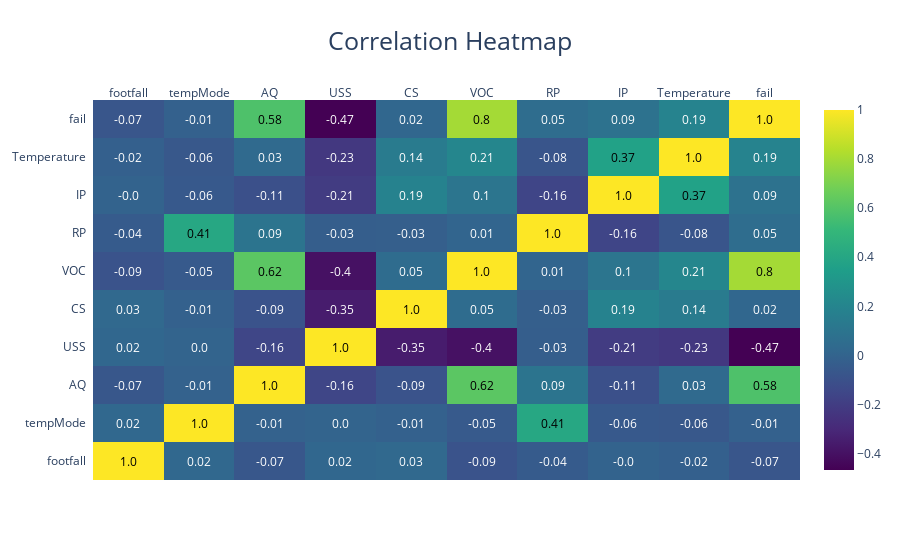

This figure's notebook cell:
### Code cell
# Correlation Heatmap
corr = data.corr()
fig = ff.create_annotated_heatmap(
    z=corr.values,
    x=list(corr.columns),
    y=list(corr.index),
    annotation_text=corr.round(2).values,
    showscale=True,
    colorscale='Viridis')
fig.update_layout(title_text='Correlation Heatmap', title_font=dict(size=25), title_x=0.5)
fig.show()

### Figure 1 — Plotly figure (JSON) as saved in the notebook; plotly's stock layout.template omitted (floating-point values rounded to 4 significant figures)
{"data": [{"colorscale": [[0, "#440154"], [0.1111, "#482878"], [0.2222, "#3e4989"], [0.3333, "#31688e"], [0.4444, "#26828e"], [0.5556, "#1f9e89"], [0.6667, "#35b779"], [0.7778, "#6ece58"], [0.8889, "#b5de2b"], [1, "#fde725"]], "reversescale": false, "showscale": true, "type": "heatmap", "x": ["footfall", "tempMode", "AQ", "USS", "CS", "VOC", "RP", "IP", "Temperature", "fail"], "y": ["footfall", "tempMode", "AQ", "USS", "CS", "VOC", "RP", "IP", "Temperature", "fail"], "z": [[1, 0.02046, -0.06582, 0.01945, 0.02564, -0.08959, -0.04372, -0.003869, -0.01801, -0.07307], [0.02046, 1, -0.01086, 0.002142, -0.01396, -0.05237, 0.4088, -0.05811, -0.06257, -0.01446], [-0.06582, -0.01086, 1, -0.1569, -0.09001, 0.6186, 0.09466, -0.1059, 0.03433, 0.5832], [0.01945, 0.002142, -0.1569, 1, -0.3529, -0.3995, -0.03255, -0.2064, -0.2251, -0.4666], [0.02564, -0.01396, -0.09001, -0.3529, 1, 0.04804, -0.02697, 0.1857, 0.144, 0.01885], [-0.08959, -0.05237, 0.6186, -0.3995, 0.04804, 1, 0.008023, 0.1036, 0.209, 0.7973], [-0.04372, 0.4088, 0.09466, -0.03255, -0.02697, 0.008023, 1, -0.1588, -0.0785, 0.05367], [-0.003869, -0.05811, -0.1059, -0.2064, 0.1857, 0.1036, -0.1588, 1, 0.3728, 0.08562], [-0.01801, -0.06257, 0.03433, -0.2251, 0.144, 0.209, -0.0785, 0.3728, 1, 0.1903], [-0.07307, -0.01446, 0.5832, -0.4666, 0.01885, 0.7973, 0.05367, 0.08562, 0.1903, 1]]}], "layout": {"annotations": [{"font": {"color": "#000000"}, "showarrow": false, "text": "1.0", "x": "footfall", "xref": "x", "y": "footfall", "yref": "y"}, {"font": {"color": "#FFFFFF"}, "showarrow": false, "text": "0.02", "x": "tempMode", "xref": "x", "y": "footfall", "yref": "y"}, {"font": {"color": "#FFFFFF"}, "showarrow": false, "text": "-0.07", "x": "AQ", "xref": "x", "y": "footfall", "yref": "y"}, {"font": {"color": "#FFFFFF"}, "showarrow": false, "text": "0.02", "x": "USS", "xref": "x", "y": "footfall", "yref": "y"}, {"font": {"color": "#FFFFFF"}, "showarrow": false, "text": "0.03", "x": "CS", "xref": "x", "y": "footfall", "yref": "y"}, {"font": {"color": "#FFFFFF"}, "showarrow": false, "text": "-0.09", "x": "VOC", "xref": "x", "y": "footfall", "yref": "y"}, {"font": {"color": "#FFFFFF"}, "showarrow": false, "text": "-0.04", "x": "RP", "xref": "x", "y": "footfall", "yref": "y"}, {"font": {"color": "#FFFFFF"}, "showarrow": false, "text": "-0.0", "x": "IP", "xref": "x", "y": "footfall", "yref": "y"}, {"font": {"color": "#FFFFFF"}, "showarrow": false, "text": "-0.02", "x": "Temperature", "xref": "x", "y": "footfall", "yref": "y"}, {"font": {"color": "#FFFFFF"}, "showarrow": false, "text": "-0.07", "x": "fail", "xref": "x", "y": "footfall", "yref": "y"}, {"font": {"color": "#FFFFFF"}, "showarrow": false, "text": "0.02", "x": "footfall", "xref": "x", "y": "tempMode", "yref": "y"}, {"font": {"color": "#000000"}, "showarrow": false, "text": "1.0", "x": "tempMode", "xref": "x", "y": "tempMode", "yref": "y"}, {"font": {"color": "#FFFFFF"}, "showarrow": false, "text": "-0.01", "x": "AQ", "xref": "x", "y": "tempMode", "yref": "y"}, {"font": {"color": "#FFFFFF"}, "showarrow": false, "text": "0.0", "x": "USS", "xref": "x", "y": "tempMode", "yref": "y"}, {"font": {"color": "#FFFFFF"}, "showarrow": false, "text": "-0.01", "x": "CS", "xref": "x", "y": "tempMode", "yref": "y"}, {"font": {"color": "#FFFFFF"}, "showarrow": false, "text": "-0.05", "x": "VOC", "xref": "x", "y": "tempMode", "yref": "y"}, {"font": {"color": "#000000"}, "showarrow": false, "text": "0.41", "x": "RP", "xref": "x", "y": "tempMode", "yref": "y"}, {"font": {"color": "#FFFFFF"}, "showarrow": false, "text": "-0.06", "x": "IP", "xref": "x", "y": "tempMode", "yref": "y"}, {"font": {"color": "#FFFFFF"}, "showarrow": false, "text": "-0.06", "x": "Temperature", "xref": "x", "y": "tempMode", "yref": "y"}, {"font": {"color": "#FFFFFF"}, "showarrow": false, "text": "-0.01", "x": "fail", "xref": "x", "y": "tempMode", "yref": "y"}, {"font": {"color": "#FFFFFF"}, "showarrow": false, "text": "-0.07", "x": "footfall", "xref": "x", "y": "AQ", "yref": "y"}, {"font": {"color": "#FFFFFF"}, "showarrow": false, "text": "-0.01", "x": "tempMode", "xref": "x", "y": "AQ", "yref": "y"}, {"font": {"color": "#000000"}, "showarrow": false, "text": "1.0", "x": "AQ", "xref": "x", "y": "AQ", "yref": "y"}, {"font": {"color": "#FFFFFF"}, "showarrow": false, "text": "-0.16", "x": "USS", "xref": "x", "y": "AQ", "yref": "y"}, {"font": {"color": "#FFFFFF"}, "showarrow": false, "text": "-0.09", "x": "CS", "xref": "x", "y": "AQ", "yref": "y"}, {"font": {"color": "#000000"}, "showarrow": false, "text": "0.62", "x": "VOC", "xref": "x", "y": "AQ", "yref": "y"}, {"font": {"color": "#FFFFFF"}, "showarrow": false, "text": "0.09", "x": "RP", "xref": "x", "y": "AQ", "yref": "y"}, {"font": {"color": "#FFFFFF"}, "showarrow": false, "text": "-0.11", "x": "IP", "xref": "x", "y": "AQ", "yref": "y"}, {"font": {"color": "#FFFFFF"}, "showarrow": false, "text": "0.03", "x": "Temperature", "xref": "x", "y": "AQ", "yref": "y"}, {"font": {"color": "#000000"}, "showarrow": false, "text": "0.58", "x": "fail", "xref": "x", "y": "AQ", "yref": "y"}, {"font": {"color": "#FFFFFF"}, "showarrow": false, "text": "0.02", "x": "footfall", "xref": "x", "y": "USS", "yref": "y"}, {"font": {"color": "#FFFFFF"}, "showarrow": false, "text": "0.0", "x": "tempMode", "xref": "x", "y": "USS", "yref": "y"}, {"font": {"color": "#FFFFFF"}, "showarrow": false, "text": "-0.16", "x": "AQ", "xref": "x", "y": "USS", "yref": "y"}, {"font": {"color": "#000000"}, "showarrow": false, "text": "1.0", "x": "USS", "xref": "x", "y": "USS", "yref": "y"}, {"font": {"color": "#FFFFFF"}, "showarrow": false, "text": "-0.35", "x": "CS", "xref": "x", "y": "USS", "yref": "y"}, {"font": {"color": "#FFFFFF"}, "showarrow": false, "text": "-0.4", "x": "VOC", "xref": "x", "y": "USS", "yref": "y"}, {"font": {"color": "#FFFFFF"}, "showarrow": false, "text": "-0.03", "x": "RP", "xref": "x", "y": "USS", "yref": "y"}, {"font": {"color": "#FFFFFF"}, "showarrow": false, "text": "-0.21", "x": "IP", "xref": "x", "y": "USS", "yref": "y"}, {"font": {"color": "#FFFFFF"}, "showarrow": false, "text": "-0.23", "x": "Temperature", "xref": "x", "y": "USS", "yref": "y"}, {"font": {"color": "#FFFFFF"}, "showarrow": false, "text": "-0.47", "x": "fail", "xref": "x", "y": "USS", "yref": "y"}, {"font": {"color": "#FFFFFF"}, "showarrow": false, "text": "0.03", "x": "footfall", "xref": "x", "y": "CS", "yref": "y"}, {"font": {"color": "#FFFFFF"}, "showarrow": false, "text": "-0.01", "x": "tempMode", "xref": "x", "y": "CS", "yref": "y"}, {"font": {"color": "#FFFFFF"}, "showarrow": false, "text": "-0.09", "x": "AQ", "xref": "x", "y": "CS", "yref": "y"}, {"font": {"color": "#FFFFFF"}, "showarrow": false, "text": "-0.35", "x": "USS", "xref": "x", "y": "CS", "yref": "y"}, {"font": {"color": "#000000"}, "showarrow": false, "text": "1.0", "x": "CS", "xref": "x", "y": "CS", "yref": "y"}, {"font": {"color": "#FFFFFF"}, "showarrow": false, "text": "0.05", "x": "VOC", "xref": "x", "y": "CS", "yref": "y"}, {"font": {"color": "#FFFFFF"}, "showarrow": false, "text": "-0.03", "x": "RP", "xref": "x", "y": "CS", "yref": "y"}, {"font": {"color": "#FFFFFF"}, "showarrow": false, "text": "0.19", "x": "IP", "xref": "x", "y": "CS", "yref": "y"}, {"font": {"color": "#FFFFFF"}, "showarrow": false, "text": "0.14", "x": "Temperature", "xref": "x", "y": "CS", "yref": "y"}, {"font": {"color": "#FFFFFF"}, "showarrow": false, "text": "0.02", "x": "fail", "xref": "x", "y": "CS", "yref": "y"}, {"font": {"color": "#FFFFFF"}, "showarrow": false, "text": "-0.09", "x": "footfall", "xref": "x", "y": "VOC", "yref": "y"}, {"font": {"color": "#FFFFFF"}, "showarrow": false, "text": "-0.05", "x": "tempMode", "xref": "x", "y": "VOC", "yref": "y"}, {"font": {"color": "#000000"}, "showarrow": false, "text": "0.62", "x": "AQ", "xref": "x", "y": "VOC", "yref": "y"}, {"font": {"color": "#FFFFFF"}, "showarrow": false, "text": "-0.4", "x": "USS", "xref": "x", "y": "VOC", "yref": "y"}, {"font": {"color": "#FFFFFF"}, "showarrow": false, "text": "0.05", "x": "CS", "xref": "x", "y": "VOC", "yref": "y"}, {"font": {"color": "#000000"}, "showarrow": false, "text": "1.0", "x": "VOC", "xref": "x", "y": "VOC", "yref": "y"}, {"font": {"color": "#FFFFFF"}, "showarrow": false, "text": "0.01", "x": "RP", "xref": "x", "y": "VOC", "yref": "y"}, {"font": {"color": "#FFFFFF"}, "showarrow": false, "text": "0.1", "x": "IP", "xref": "x", "y": "VOC", "yref": "y"}, {"font": {"color": "#FFFFFF"}, "showarrow": false, "text": "0.21", "x": "Temperature", "xref": "x", "y": "VOC", "yref": "y"}, {"font": {"color": "#000000"}, "showarrow": false, "text": "0.8", "x": "fail", "xref": "x", "y": "VOC", "yref": "y"}, {"font": {"color": "#FFFFFF"}, "showarrow": false, "text": "-0.04", "x": "footfall", "xref": "x", "y": "RP", "yref": "y"}, {"font": {"color": "#000000"}, "showarrow": false, "text": "0.41", "x": "tempMode", "xref": "x", "y": "RP", "yref": "y"}, {"font": {"color": "#FFFFFF"}, "showarrow": false, "text": "0.09", "x": "AQ", "xref": "x", "y": "RP", "yref": "y"}, {"font": {"color": "#FFFFFF"}, "showarrow": false, "text": "-0.03", "x": "USS", "xref": "x", "y": "RP", "yref": "y"}, {"font": {"color": "#FFFFFF"}, "showarrow": false, "text": "-0.03", "x": "CS", "xref": "x", "y": "RP", "yref": "y"}, {"font": {"color": "#FFFFFF"}, "showarrow": false, "text": "0.01", "x": "VOC", "xref": "x", "y": "RP", "yref": "y"}, {"font": {"color": "#000000"}, "showarrow": false, "text": "1.0", "x": "RP", "xref": "x", "y": "RP", "yref": "y"}, {"font": {"color": "#FFFFFF"}, "showarrow": false, "text": "-0.16", "x": "IP", "xref": "x", "y": "RP", "yref": "y"}, {"font": {"color": "#FFFFFF"}, "showarrow": false, "text": "-0.08", "x": "Temperature", "xref": "x", "y": "RP", "yref": "y"}, {"font": {"color": "#FFFFFF"}, "showarrow": false, "text": "0.05", "x": "fail", "xref": "x", "y": "RP", "yref": "y"}, {"font": {"color": "#FFFFFF"}, "showarrow": false, "text": "-0.0", "x": "footfall", "xref": "x", "y": "IP", "yref": "y"}, {"font": {"color": "#FFFFFF"}, "showarrow": false, "text": "-0.06", "x": "tempMode", "xref": "x", "y": "IP", "yref": "y"}, {"font": {"color": "#FFFFFF"}, "showarrow": false, "text": "-0.11", "x": "AQ", "xref": "x", "y": "IP", "yref": "y"}, {"font": {"color": "#FFFFFF"}, "showarrow": false, "text": "-0.21", "x": "USS", "xref": "x", "y": "IP", "yref": "y"}, {"font": {"color": "#FFFFFF"}, "showarrow": false, "text": "0.19", "x": "CS", "xref": "x", "y": "IP", "yref": "y"}, {"font": {"color": "#FFFFFF"}, "showarrow": false, "text": "0.1", "x": "VOC", "xref": "x", "y": "IP", "yref": "y"}, {"font": {"color": "#FFFFFF"}, "showarrow": false, "text": "-0.16", "x": "RP", "xref": "x", "y": "IP", "yref": "y"}, {"font": {"color": "#000000"}, "showarrow": false, "text": "1.0", "x": "IP", "xref": "x", "y": "IP", "yref": "y"}, {"font": {"color": "#000000"}, "showarrow": false, "text": "0.37", "x": "Temperature", "xref": "x", "y": "IP", "yref": "y"}, {"font": {"color": "#FFFFFF"}, "showarrow": false, "text": "0.09", "x": "fail", "xref": "x", "y": "IP", "yref": "y"}, {"font": {"color": "#FFFFFF"}, "showarrow": false, "text": "-0.02", "x": "footfall", "xref": "x", "y": "Temperature", "yref": "y"}, {"font": {"color": "#FFFFFF"}, "showarrow": false, "text": "-0.06", "x": "tempMode", "xref": "x", "y": "Temperature", "yref": "y"}, {"font": {"color": "#FFFFFF"}, "showarrow": false, "text": "0.03", "x": "AQ", "xref": "x", "y": "Temperature", "yref": "y"}, {"font": {"color": "#FFFFFF"}, "showarrow": false, "text": "-0.23", "x": "USS", "xref": "x", "y": "Temperature", "yref": "y"}, {"font": {"color": "#FFFFFF"}, "showarrow": false, "text": "0.14", "x": "CS", "xref": "x", "y": "Temperature", "yref": "y"}, {"font": {"color": "#FFFFFF"}, "showarrow": false, "text": "0.21", "x": "VOC", "xref": "x", "y": "Temperature", "yref": "y"}, {"font": {"color": "#FFFFFF"}, "showarrow": false, "text": "-0.08", "x": "RP", "xref": "x", "y": "Temperature", "yref": "y"}, {"font": {"color": "#000000"}, "showarrow": false, "text": "0.37", "x": "IP", "xref": "x", "y": "Temperature", "yref": "y"}, {"font": {"color": "#000000"}, "showarrow": false, "text": "1.0", "x": "Temperature", "xref": "x", "y": "Temperature", "yref": "y"}, {"font": {"color": "#FFFFFF"}, "showarrow": false, "text": "0.19", "x": "fail", "xref": "x", "y": "Temperature", "yref": "y"}, {"font": {"color": "#FFFFFF"}, "showarrow": false, "text": "-0.07", "x": "footfall", "xref": "x", "y": "fail", "yref": "y"}, {"font": {"color": "#FFFFFF"}, "showarrow": false, "text": "-0.01", "x": "tempMode", "xref": "x", "y": "fail", "yref": "y"}, {"font": {"color": "#000000"}, "showarrow": false, "text": "0.58", "x": "AQ", "xref": "x", "y": "fail", "yref": "y"}, {"font": {"color": "#FFFFFF"}, "showarrow": false, "text": "-0.47", "x": "USS", "xref": "x", "y": "fail", "yref": "y"}, {"font": {"color": "#FFFFFF"}, "showarrow": false, "text": "0.02", "x": "CS", "xref": "x", "y": "fail", "yref": "y"}, {"font": {"color": "#000000"}, "showarrow": false, "text": "0.8", "x": "VOC", "xref": "x", "y": "fail", "yref": "y"}, {"font": {"color": "#FFFFFF"}, "showarrow": false, "text": "0.05", "x": "RP", "xref": "x", "y": "fail", "yref": "y"}, {"font": {"color": "#FFFFFF"}, "showarrow": false, "text": "0.09", "x": "IP", "xref": "x", "y": "fail", "yref": "y"}, {"font": {"color": "#FFFFFF"}, "showarrow": false, "text": "0.19", "x": "Temperature", "xref": "x", "y": "fail", "yref": "y"}, {"font": {"color": "#000000"}, "showarrow": false, "text": "1.0", "x": "fail", "xref": "x", "y": "fail", "yref": "y"}], "title": {"font": {"size": 25}, "text": "Correlation Heatmap", "x": 0.5}, "xaxis": {"dtick": 1, "gridcolor": "rgb(0, 0, 0)", "side": "top", "ticks": ""}, "yaxis": {"dtick": 1, "ticks": "", "ticksuffix": "  "}}}
